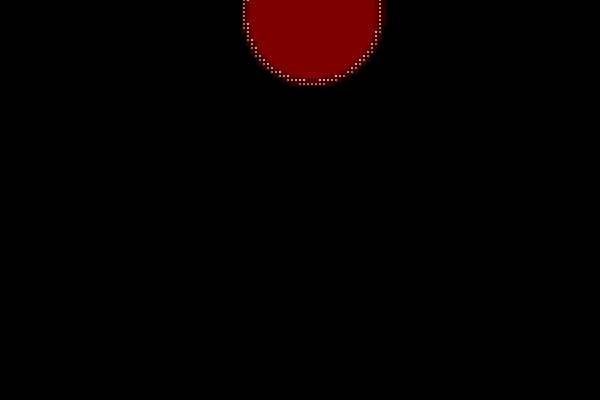
Frame 1 (no input)
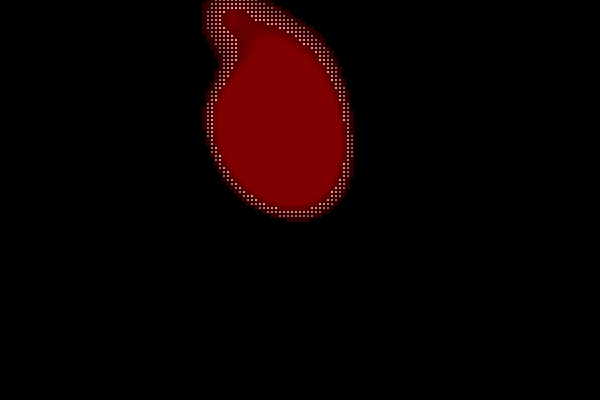
Frame 60 (the mouse pressed at the canvas centre just before this capture)
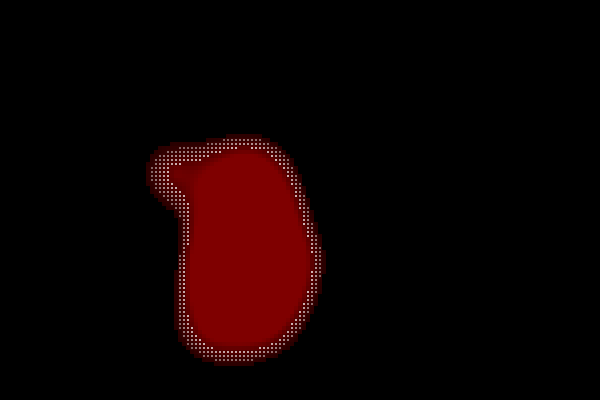
Frame 120 (the mouse held since frame 60 and released just before this capture)

The Processing sketch that drew these frames (run headless with seeded random() and noise(); from frame 60 on, the mouse is pressed at the canvas centre):

// Processing sketch: processing_157079
// ── processing_157079.pde

PVector[] blobs = new PVector[20];
float[]   m = new float[20];
float[]   h = new float[20];

void setup()
{
  rectMode(CENTER);
  size(600, 400);
  background(0);
  smooth();
  fill(0);
  noStroke();
  strokeJoin(ROUND);
  frameRate(30);
  for (int idx=0; idx < blobs.length; idx++)
  {
    blobs[idx]= new PVector(300+random(30),random(30));  
  }
  
  
}

void draw()
{
  noStroke();
  for (int idx=0; idx < blobs.length; idx++)
  {
    int valuex = floor(2*random(3) - 2*random(3));
    int valuey = floor(2*random(7) - 3*random(3));
    float cx = blobs[idx].x+valuex;
    float cy = blobs[idx].y+valuey; 
    if (cx < 0)
    {
      cx = 500; 
    }
    if (cx > 600)
    {
       cx = 500;
    }
    if (cy < 0)
    {
      cy = 0; 
    }  
    if (cy > 400)
    {
      cy = 0; 
    }  
    blobs[idx] = new PVector(cx, cy);  
  }

   background(0);
   
   for (int x=0; x<600; x+=4)
   {
     for (int y=0; y<400; y+=4)
     {
       float result = 0;
       for (int idx=0; idx < blobs.length; idx++)
       {     
         m[idx] = mag(x-blobs[idx].x, y-blobs[idx].y);
         h[idx] = 0;
         
         if (m[idx] < 80)
         {
           h[idx] = pow(m[idx]-80, 2);
         }
         result += h[idx];
       }
      
       result /=30;
         
       if (result > 255)
       {
          result = 255; 
       }
       
       fill (result/2,0,0);
       
         if (result > 80)
         {
           rect(x,y,4,4);
         }
         
         if ((result > 100) && (result < 180)) 
         {
           fill (255,255,255,result);
           rect(x,y,2,2);
         }
       
     }
   }
}
